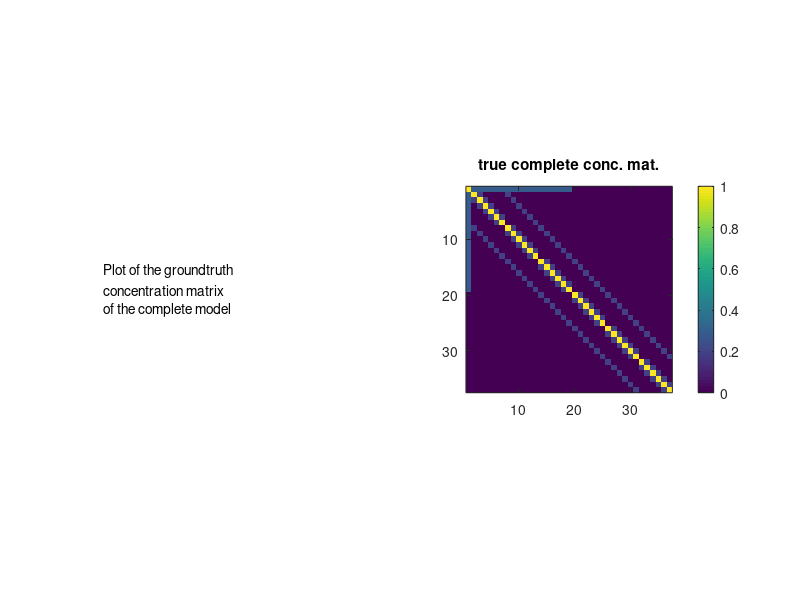
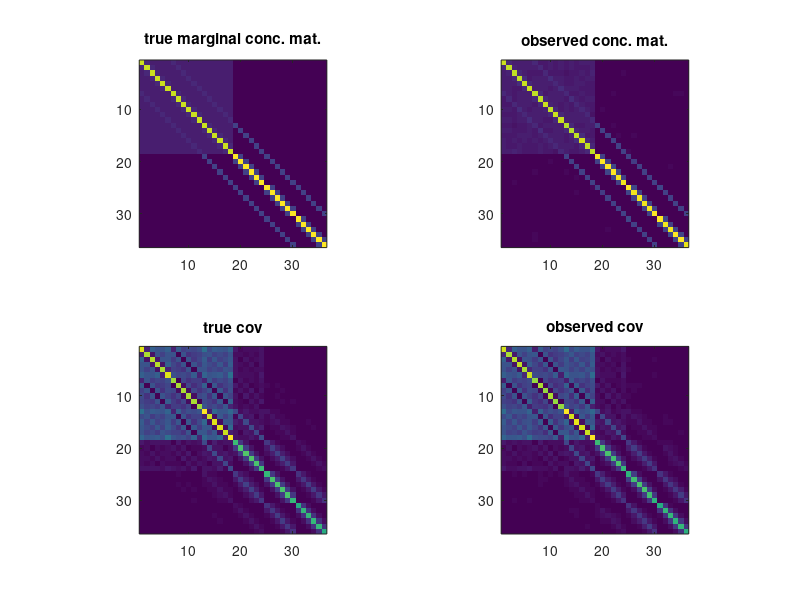

The MATLAB source for these figures, in order:
% Toy example
% one latent variable 50%, on grid

clear all; clc;

d=6;
pl=1;
po=d^2;
n=500*po;


pt=pl+po;
density=.5;
pb= round(po*density);
grid=eye(d); %grid of correlations
corr=eye(po);
c=.2;
clo=1.2/sqrt(pb);

for i=1:d
    for j=1:d
        idx = (j-1)*d+i;
        if i>1
            corr(idx,idx-1)=c;
            corr(idx-1,idx)=c;
        end
        if i<d
            corr(idx,idx+1)=c;
            corr(idx+1,idx)=c;
        end
        if j>1
            corr(idx,idx-d)=c;
            corr(idx-d,idx)=c;
        end
        if j<d
            corr(idx,idx+d)=c;
            corr(idx+d,idx)=c;
        end
    end
end

% figure(1); clf;
% imagesc(corr);
% pbaspect([1 1 1]);

corr_all= zeros(1+po,1+po);
corr_all(1,1)=1;
corr_all(2:end,2:end)=corr;
corr_all(2:pb+1,1)=ones(pb,1)*clo;
corr_all(1,2:pb+1)=ones(pb,1)'*clo;
figure(1); clf;
imagesc(corr_all);
pbaspect([1 1 1]);

%%
Dfull=corr_all;
Doo=corr;
Dol=corr_all(2:end,1);
Dmargo=Doo-Dol*Dol';

%%
descr = {'Plot of the groundtruth '
    'concentration matrix';
    'of the complete model'};

figure(1);clf;
subplot(1,2,1)
axis off;
text(0,.5,descr)
pbaspect([1 1 1]);
subplot(1,2,2)
imagesc(abs(Dfull));
colorbar;
pbaspect([1 1 1]);
title('true complete conc. mat.');

if eigs(Dfull,1,'sa')<0
    error('The conceptration matrix of the complete model is not PSD \n')
end

%% sampling data
mu=zeros(1,pt); % vector of means
Xfull=mvnrnd(mu, inv(Dfull), n)';
X=Xfull((pl+1):pt,:);
S=cov(X');
% S=inv(Dmargo);

%% plotting

figure(2);clf;
subplot(2,2,1);
imagesc(abs(Dmargo));
pbaspect([1 1 1]);
title('true marginal conc. mat.');
subplot(2,2,2);
imagesc(abs(inv(S)));
pbaspect([1 1 1]);
title('observed conc. mat.');
subplot(2,2,3);
imagesc(abs(inv(Dmargo)));
pbaspect([1 1 1]);
title('true cov');
subplot(2,2,4);
imagesc(abs(S));
pbaspect([1 1 1]);
title('observed cov');


 
